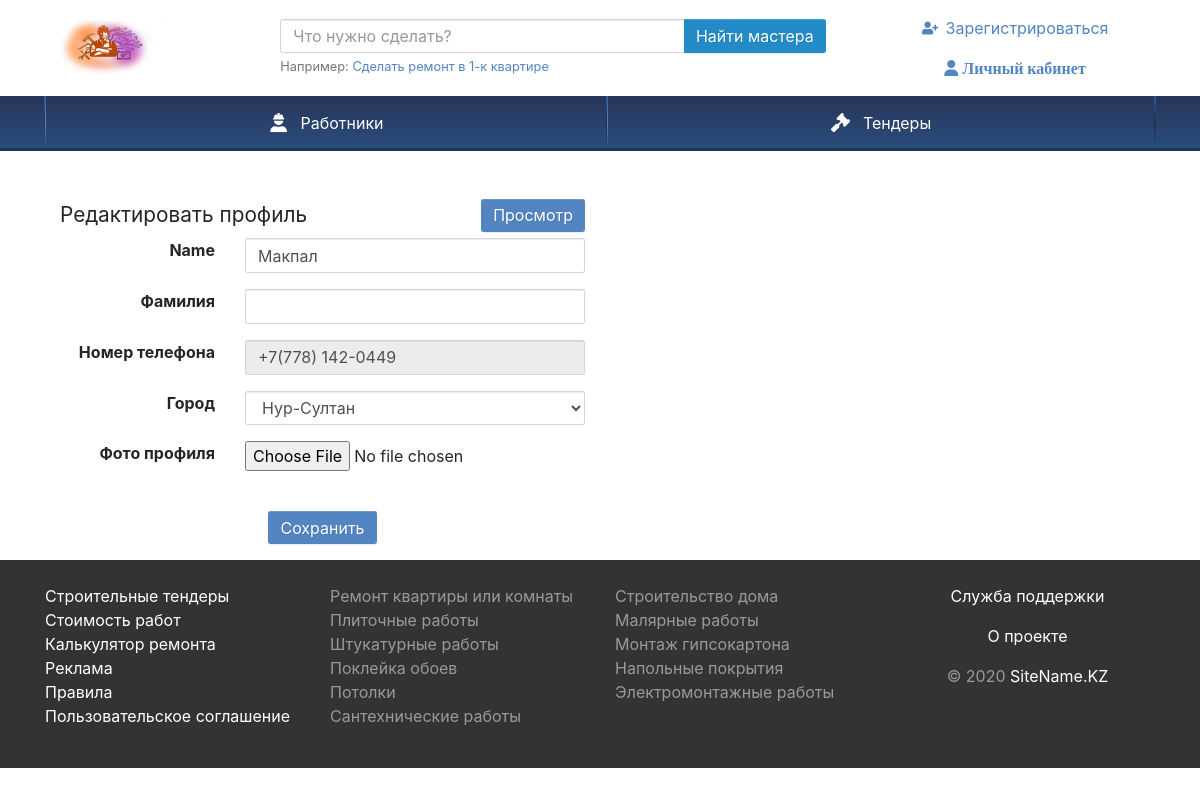
/edit.php (signed in), run on the app's committed database.
### tables this page shows
CREATE TABLE `users` (
  `ID` int(11) NOT NULL,
  `NAME` varchar(255) NOT NULL,
  `LASTNAME` varchar(255) NOT NULL,
  `PHONE` varchar(255) NOT NULL,
  `TYPE` int(11) NOT NULL,
  `PASSWORD` varchar(255) NOT NULL,
  `STATUS` int(11) NOT NULL,
  `LOCATION` int(11) NOT NULL,
  `ABOUT` mediumtext NOT NULL,
  `AVATAR` varchar(100) NOT NULL,
  `POST_DATE` date DEFAULT NULL
);

CREATE TABLE `dic_country` (
  `ID` int(11) NOT NULL,
  `NAME` varchar(255) NOT NULL
);

### function.php (called while the page is built, shortened)
<?php
function Get_user_profile_data($user_id)
{
    require 'conn.php';
    $query = "SELECT u.*, d.name FROM `users` u, dic_country d where u.location = d.id and u.id = $user_id";
    $result = mysqli_query($link, $query) or die("Ошибка " . mysqli_error($link));
    $rows = mysqli_fetch_all($result, MYSQLI_ASSOC);
    return  $rows;
}
?>

### edit.php (the view, shortened to what this page needs)
<?php require 'Theme/blocks/header.php';
 require_once 'function.php';
?>
<div class="container">
<div class="col-sm-8 text-left">
<div class="row pt-5">
	<div class="col-md-9">
<?php
$result = Get_user_profile_data($_SESSION["id"]);
foreach($result as $row)
{ ?>
    <div class="panel panel-default">
			<div class="panel-heading">
				<div class="row">
					<div class="col-md-9">
						<h3 class="panel-title">Редактировать профиль</h3>
					</div>
					<div class="col-md-3" align="right">
						<a href="view.php" class="btn btn-primary btn-xs">Просмотр</a>
					</div>
				</div>
			</div>
			<div class="panel-body">
				<form method="post" action="edit.php" enctype="multipart/form-data">
					<div class="form-group">
						<div class="row">
							<label class="col-md-4" align="right">Name</label>
							<div class="col-md-8">
								<input type="text" name="user_name" id="user_name" class="form-control" value="<?php echo $row["NAME"];  ?>" />
							</div>
						</div>
					</div>
					<div class="form-group">
						<div class="row">
							<label class="col-md-4" align="right">Фамилия</label>
							<div class="col-md-8">
								<input type="text" name="lastname" id="lastname" class="form-control" value="<?php echo $row["LASTNAME"];  ?>" />
							</div>
						</div>
					</div>
					<div class="form-group">
						<div class="row">
							<label class="col-md-4" align="right">Номер телефона</label>
							<div class="col-md-8">
								<input type="text" disabled="" name="phone" id="phone" class="form-control" value="<?php echo $row["PHONE"]; ?>" />
							</div>
						</div>
					</div>
					<div class="form-group">
						<div class="row">
							<label class="col-md-4" align="right">Город</label>
							<div class="col-md-8">
								<select name="user_country" id="user_country" class="form-control">
                                <?php if($row['name']) { ?>
                                    <option selected="" value="<?php echo $row['ID']; ?>"><?php echo $row['name']; ?></option>
                                <?php } ?>
								</select>
							</div>
						</div>
					</div>
					<div class="form-group">
						<div class="row">
							<label class="col-md-4" align="right">Фото профиля</label>
							<div class="col-md-8">
								<input type="file" name="user_avatar" />
								<br />
								<br />
							</div>
						</div>
					</div>
					<div class="form-group" align="center">
						<input type="submit" name="edit" class="btn btn-primary" value="Сохранить" />
					</div>
				</form>
			</div>
		</div>
   </div>
</div>
<?php } ?>
</div>
</div>
        <?php require_once 'Theme/blocks/footer.php'; ?>

### data on the page
users: user_name "Макпал", phone "+7(778) 142-0449", user_country "Нур-Султан"
